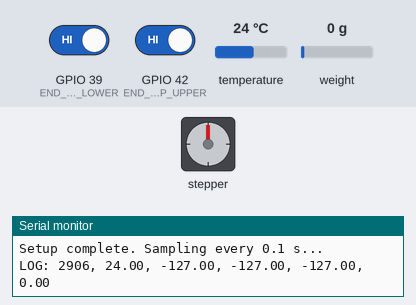
Recording of a sketch running on a simulated ESP32. Parts: stepper motor, the last lines printed to the serial monitor. Wiring (inferred from the names in the program): stepper motor driver (200 steps per turn assumed): step GPIO 21; direction GPIO 20. The test bench sets the inputs (shaded band); at power-on: GPIO 39 (END_STOP_LOWER) HIGH, GPIO 42 (END_STOP_UPPER) HIGH, temperature 24 °C, weight on the scale 0 g. Storage starts empty; EEPROM starts erased.

Above: at 3.2 s.
3.3 s: GPIO 39 (END_STOP_LOWER) driven LOW and GPIO 42 (END_STOP_UPPER) driven LOW
At 9.1 s:
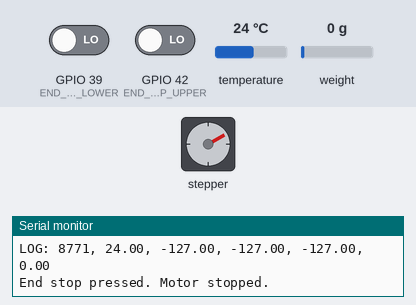
9.4 s: GPIO 39 (END_STOP_LOWER) driven HIGH and GPIO 42 (END_STOP_UPPER) driven HIGH
At 15.5 s:
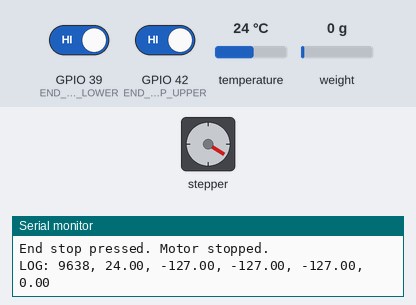
21.5 s: GPIO 39 (END_STOP_LOWER) driven LOW
At 26.7 s:
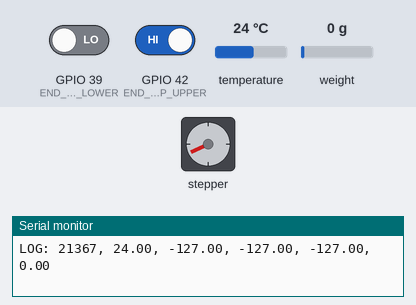
27.8 s: GPIO 39 (END_STOP_LOWER) driven HIGH
At 34.1 s:
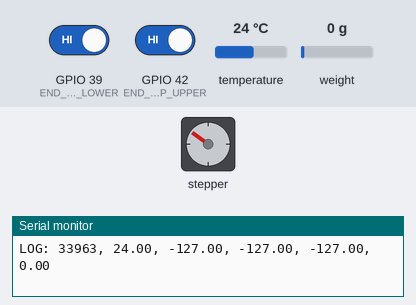
39.9 s: GPIO 42 (END_STOP_UPPER) driven LOW
At 45.3 s:
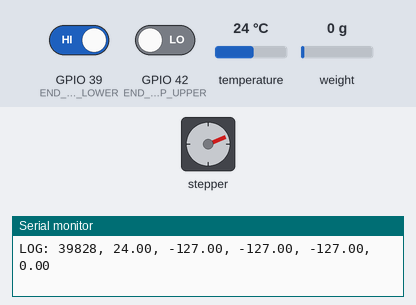
Timing chart, 0 to 46.8 s (numbered marks = the images above; inputs shaded):
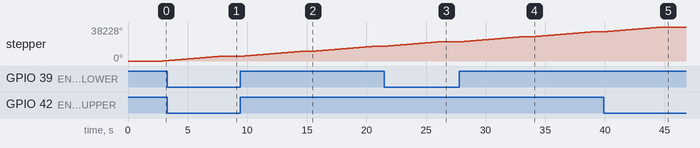

Measured:
- after the input at 3.3 s, stepper: goes on until 7.9 s, then stays 5461°
- after the input at 9.4 s, stepper: turns 5461° clockwise in 5.0 s, then 5461° clockwise in 5.0 s, then 142° clockwise in 0.13 s
- after the input at 21.5 s, stepper: goes on until 26.4 s, then stays 21844°
- after the input at 27.8 s, stepper: turns 5462° clockwise in 5.0 s, then 5461° clockwise in 5.0 s, then 72° clockwise in 0.06 s
- after the input at 39.9 s, stepper: goes on until 44.8 s, then stays 38228°
- by itself, stepper: turns 423° clockwise in 0.39 s

The sketch:

pilot1_script.ino
```cpp
/*********************************************************************************
 * ESP32 Data Logging:
 *   - Uses Preferences (NVS) to keep an incrementing file index
 *   - Creates a new CSV file on SD each startup (LOG_XXXX.csv)
 *   - Reads DS18B20 (up to 4 sensors), HX711 load cell
 *   - Logs data every 0.1 s in format:
 *
 *     time, temp1, temp2, temp3, temp4, force
 *
 *     For "time" we just use millis()
 *   - Drives a stepper motor continuously
 *********************************************************************************/

#include <Preferences.h>        // For storing file index in NVS
#include <OneWire.h>            // DS18B20
#include <DallasTemperature.h>  // DS18B20
#include <HX711.h>              // Load cell
#include <SPI.h>                // SPI (for SD)
#include <SD.h>                 // SD card

// --------------------- Stepper Motor Pins ---------------------
const int STEP_PIN    = 21;
const int DIR_PIN     = 20;
const int MICRO_DELAY = 800;  // microseconds between steps
const int END_STOP_UPPER = 42;
const int END_STOP_LOWER = 39;
// --------------------- DS18B20 (OneWire) ---------------------
#define ONE_WIRE_BUS 4
OneWire oneWire(ONE_WIRE_BUS);
DallasTemperature sensors(&oneWire);

const int NUMBER_OF_SENSORS = 4; // up to 4 sensors
float temperatures[NUMBER_OF_SENSORS];

// --------------------- HX711 Load Cell ---------------------
const int LOADCELL_DOUT_PIN = 35;
const int LOADCELL_SCK_PIN  = 36;
HX711 scale;
float loadCellValue = 0.0;

// --------------------- SD Card  ---------------------
#define MISO_PIN 11
#define SCK_PIN  12
#define MOSI_PIN 13
#define SD_CS    14

// --------------------- Logging Interval ---------------------
const unsigned long SAMPLE_INTERVAL = 100; // 0.1 seconds
unsigned long lastSampleTime = 0;

// --------------------- File Index + Filename ---------------------
Preferences preferences;  // NVS object
uint32_t fileIndex = 0;   // We'll store/read this from Preferences
File logFile;
char filename[32];        // e.g., "/LOG_0001.csv"

// -----------------------------------------------------------------------------
void setup() {
  Serial.begin(115200);
  delay(1000);
  Serial.println("ESP32 Logging with unique filenames");

  // 1) Initialize Preferences (NVS)
  preferences.begin("logfiles", false); // "logfiles" is the namespace, RW mode
  fileIndex = preferences.getUInt("fileIndex", 0); // If not found, defaults to 0
  fileIndex++; // Increment for this new session
  preferences.putUInt("fileIndex", fileIndex); // Save updated value back to NVS
  preferences.end(); // Close Preferences

  // 2) Build a filename: /LOG_####.csv  (zero-padded to 4 digits, for example)
  snprintf(filename, sizeof(filename), "/LOG_%04u.csv", fileIndex);
  Serial.print("This session's filename: ");
  Serial.println(filename);

  // 3) Initialize DS18B20
  sensors.begin();

  // 4) Initialize HX711
  scale.begin(LOADCELL_DOUT_PIN, LOADCELL_SCK_PIN);
  scale.set_scale(0);
  scale.tare();

  // 5) Initialize Stepper and End stop pins
  pinMode(STEP_PIN, OUTPUT);
  pinMode(DIR_PIN,  OUTPUT);
  pinMode(END_STOP_UPPER, INPUT_PULLUP);
  pinMode(END_STOP_LOWER, INPUT_PULLUP);

  // 6) Initialize SD
  SPI.begin(SCK_PIN, MISO_PIN, MOSI_PIN, SD_CS);
  if (!SD.begin(SD_CS, SPI, 4000000)) {
    Serial.println("SD card initialization failed!");
    while (true) {
      delay(1000);
    }
  }
  Serial.println("SD card initialized.");

  // 7) Create/open the file for this session
  logFile = SD.open(filename, FILE_WRITE);
  if (!logFile) {
    Serial.print("Error creating file: ");
    Serial.println(filename);
  } else {
    // Write CSV header
    logFile.println("time, temp1, temp2, temp3, temp4, force");
    logFile.flush();
    Serial.print("Logging to file: ");
    Serial.println(filename);
  }

  Serial.println("Setup complete. Sampling every 0.1 s...");
}

// -----------------------------------------------------------------------------
void loop() {
  unsigned long currentTime = millis();

  // 1) Check if it's time to sample
  if (currentTime - lastSampleTime >= SAMPLE_INTERVAL) {
    lastSampleTime = currentTime;

    // Read sensors
    readTemperatures();
    readLoadCell();

    // Log to SD
    logData();
  }

  // 2) run stepper motor continuously
  runStepperMotor();
}

// --------------------- Read DS18B20 Temperatures ---------------------
void readTemperatures() {
  sensors.requestTemperatures();
  for (int i = 0; i < NUMBER_OF_SENSORS; i++) {
    float tempC = sensors.getTempCByIndex(i);
    temperatures[i] = tempC; // store reading
  }
}

// --------------------- Read Load Cell (HX711) ---------------------
void readLoadCell() {
  if (scale.is_ready()) {
    loadCellValue = scale.get_units(1); // single reading
  } else {
    loadCellValue = 0.0; // or keep last value if you prefer
    Serial.println("HX711 not ready!");
  }
}

// --------------------- Log Data to CSV ---------------------
void logData() {
  if (!logFile) {
    // If file didn't open in setup, attempt again
    logFile = SD.open(filename, FILE_APPEND);
    if (!logFile) {
      Serial.println("Cannot write data; file not open.");
      return;
    }
  }

  unsigned long t = millis();

  // Format: time, temp1, temp2, temp3, temp4, force
  // Example row: "12345, 23.50, 24.10, 23.90, 24.00, 345.67"
  logFile.print(t);
  logFile.print(", ");
  logFile.print(temperatures[0], 2);
  logFile.print(", ");
  logFile.print(temperatures[1], 2);
  logFile.print(", ");
  logFile.print(temperatures[2], 2);
  logFile.print(", ");
  logFile.print(temperatures[3], 2);
  logFile.print(", ");
  logFile.println(loadCellValue, 2);

  logFile.flush(); // ensure it's physically written to the card

  // print to Serial for debugging
  Serial.print("LOG: ");
  Serial.print(t);
  Serial.print(", ");
  Serial.print(temperatures[0], 2);
  Serial.print(", ");
  Serial.print(temperatures[1], 2);
  Serial.print(", ");
  Serial.print(temperatures[2], 2);
  Serial.print(", ");
  Serial.print(temperatures[3], 2);
  Serial.print(", ");
  Serial.println(loadCellValue, 2);
}

// --------------------- Stepper Motor Control ---------------------
void runStepperMotor() {
  // Check end stops – don't run if either is triggered
  bool upperPressed = digitalRead(END_STOP_UPPER) == LOW;
  bool lowerPressed = digitalRead(END_STOP_LOWER) == LOW;

  if (upperPressed || lowerPressed) {
    Serial.println("End stop pressed. Motor stopped.");
    return; // Exit function early
  }

  // Run motor clockwise for 5000 second
  digitalWrite(DIR_PIN, HIGH);
  unsigned long startTime = millis();
  while (millis() - startTime < 5000) {
    digitalWrite(STEP_PIN, HIGH);
    delayMicroseconds(MICRO_DELAY);
    digitalWrite(STEP_PIN, LOW);
    delayMicroseconds(MICRO_DELAY);
  }
}
```
